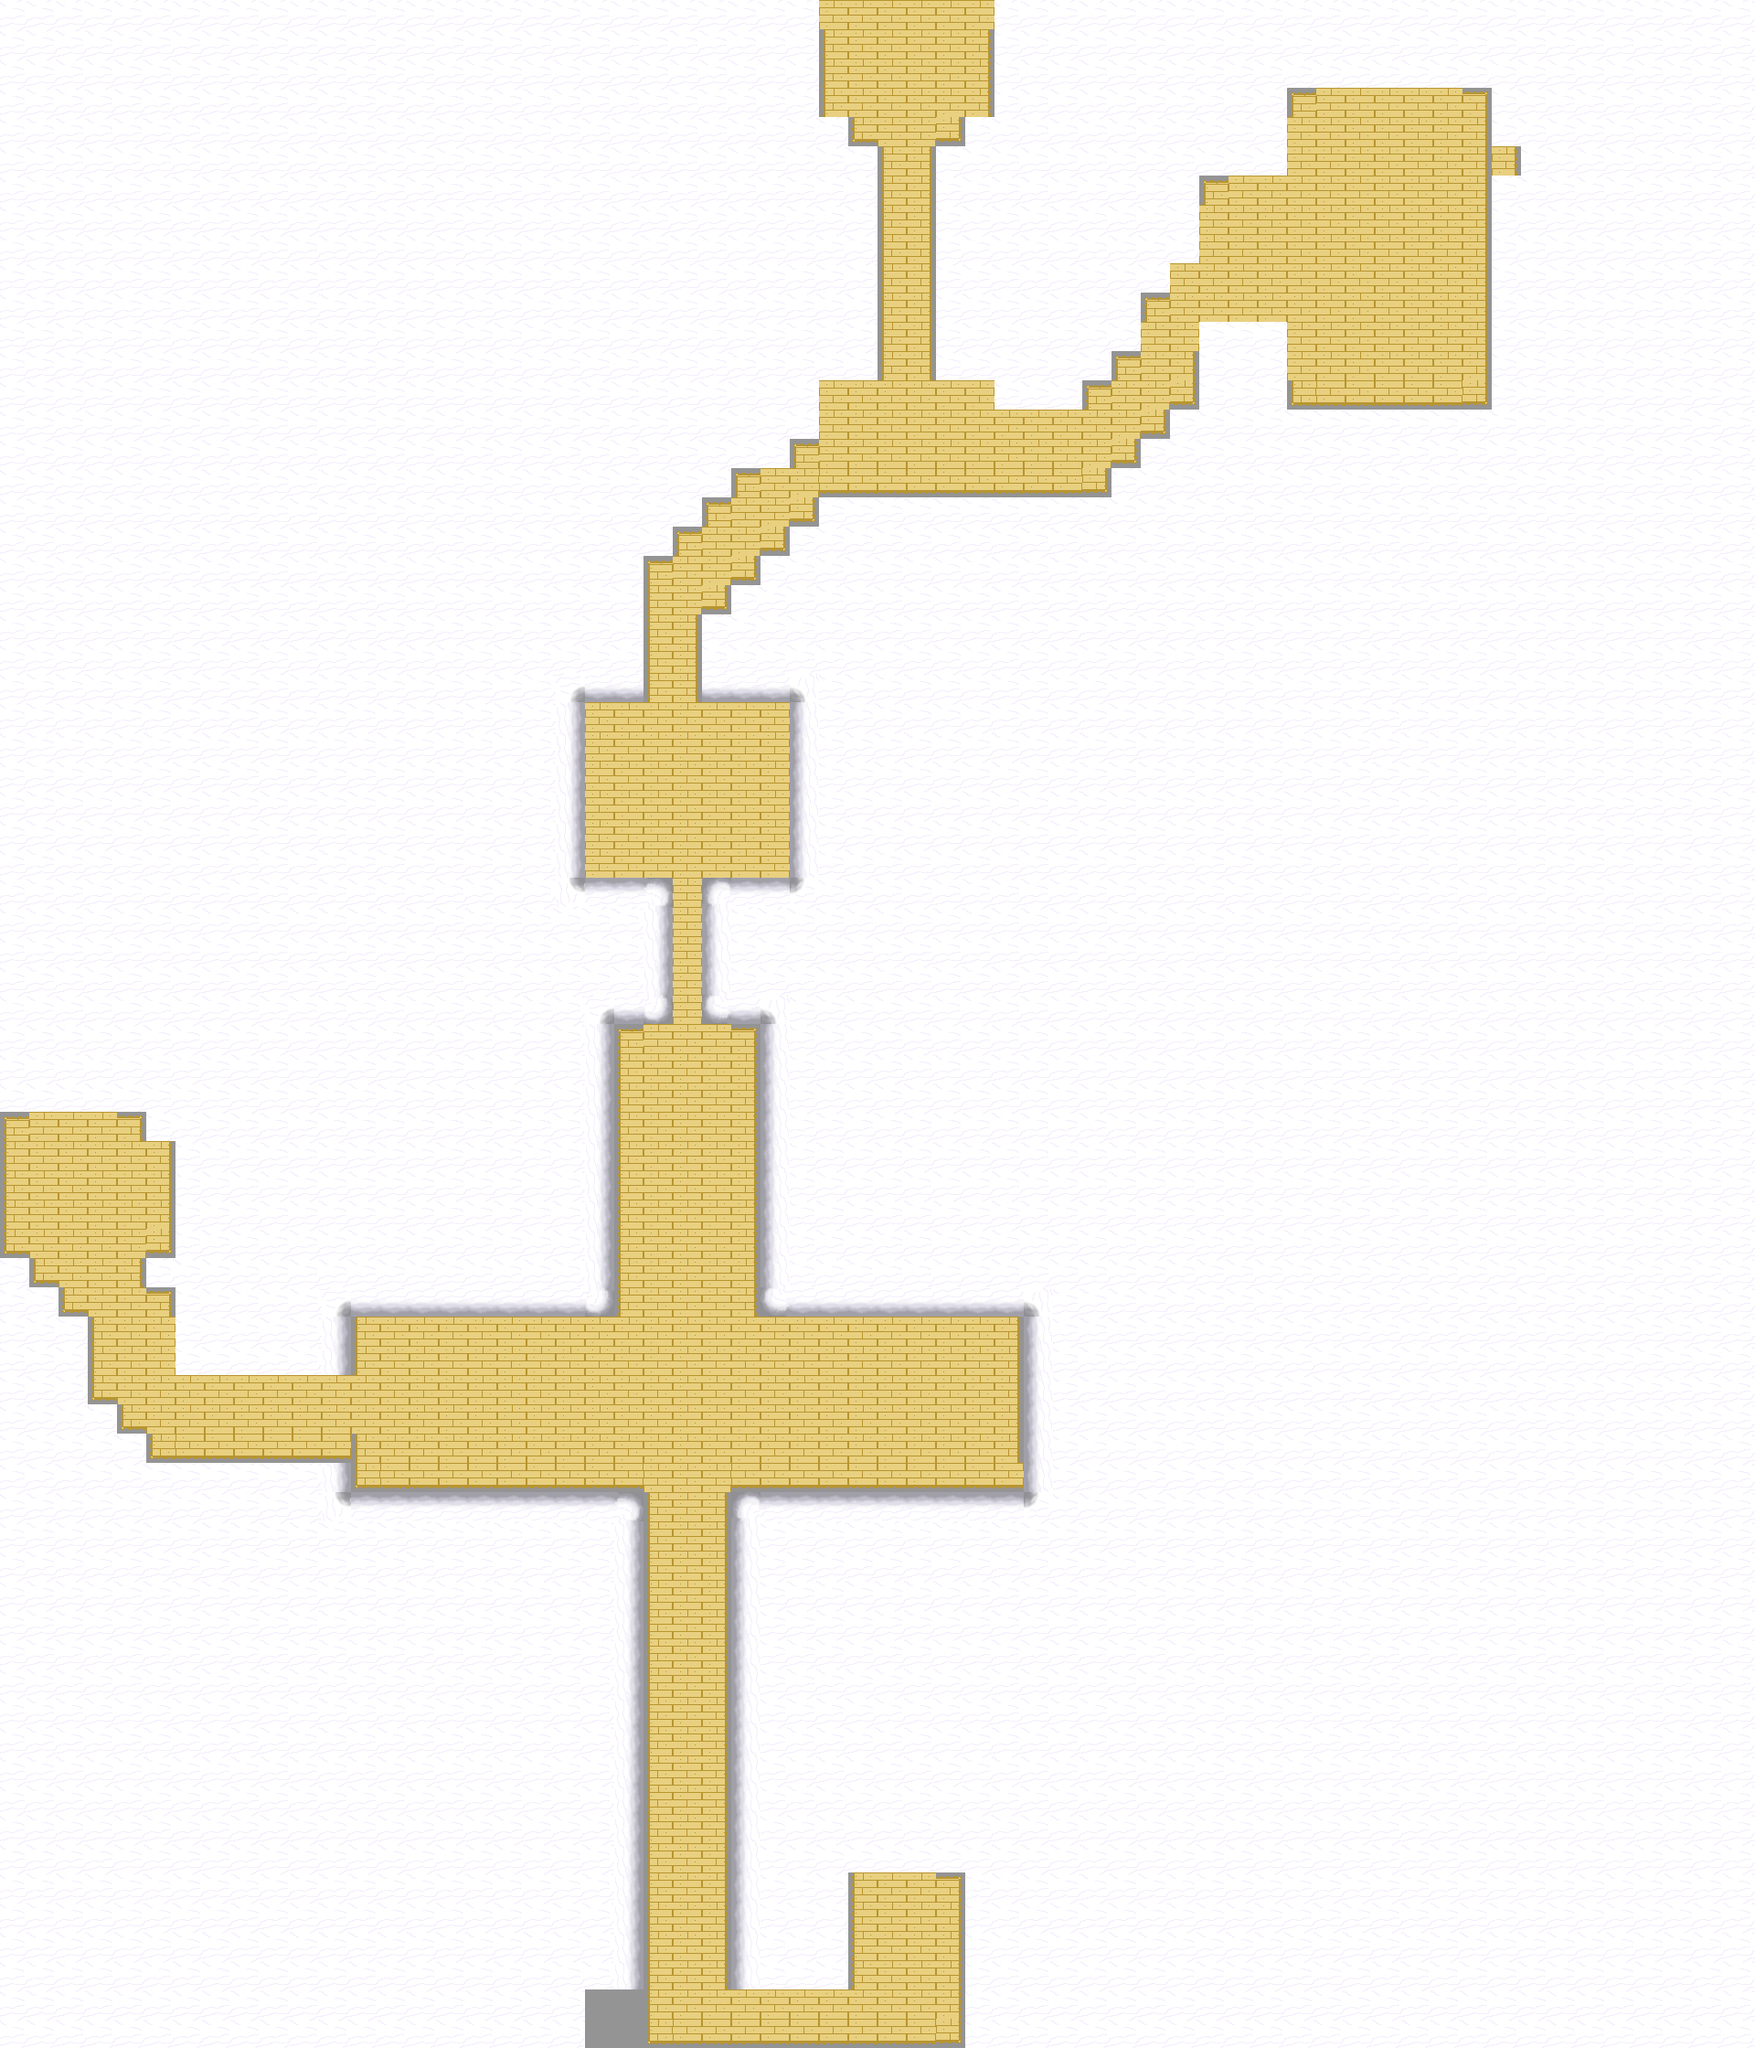

Rendered tile map (Tiled .tmx) drawn with the repository's tilesets; below, a short description and the map source with its tile grids summarised:
An orthogonal 60x70 tile map with 32x32 px tiles, 2 tile layers (Tile Layer 1, path_layer), 4 tilesets and 2 objects.

<map version="1.10" tiledversion="1.12.1" orientation="orthogonal" renderorder="right-down" width="60" height="70" tilewidth="32" tileheight="32" infinite="0" backgroundcolor="#949494" nextlayerid="4" nextobjectid="1">
 <tileset firstgid="1" name="path_tiles" tilewidth="32" tileheight="32" tilecount="8" columns="8">
  <image source="path_tiles.png" width="256" height="32" />
 </tileset>
 <tileset firstgid="9" name="cloud_test_tiles" tilewidth="32" tileheight="32" tilecount="5" columns="5">
  <image source="Cloud_test_tiles.png" width="160" height="32" />
 </tileset>
 <tileset firstgid="14" name="cloud_test" tilewidth="32" tileheight="32" tilecount="13" columns="13">
  <image source="cloud_test_tiles2.png" width="416" height="32" />
  <tile id="0">
   <objectgroup draworder="index" id="3">
    <object id="3" x="0.181818" y="0" width="31.7273" height="32.0909" />
   </objectgroup>
  </tile>
  <tile id="3">
   <objectgroup draworder="index" id="2">
    <object id="1" x="0" y="-0.0909091" width="32" height="32.0909" />
   </objectgroup>
  </tile>
 </tileset>
 <tileset firstgid="27" name="cloud tiles" tilewidth="32" tileheight="32" tilecount="13" columns="13">
  <image source="cloud_test_tiles2.png" width="416" height="32" />
 </tileset>
 <layer id="1" name="Tile Layer 1" width="60" height="70">
  <data>[4200 cells, 0 non-empty, 0 distinct tile ids]</data>
 </layer>
 <layer id="3" name="path_layer" width="60" height="70">
  <data>[4200 cells, 4196 non-empty, 21 distinct tile ids]</data>
 </layer>
</map>
